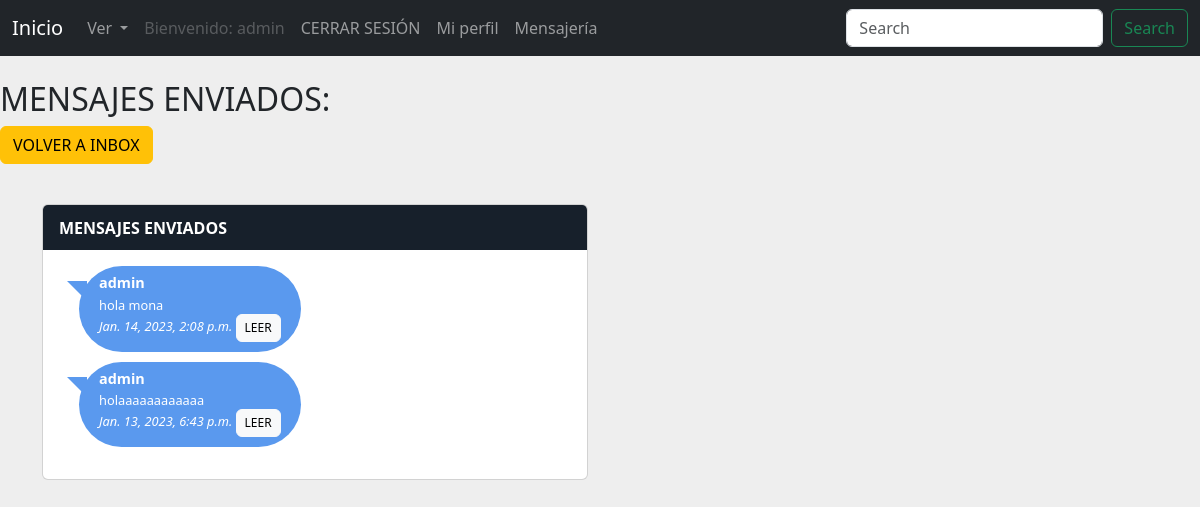
/Mensajeria/mensajesEnviados/ (signed in), run on the app's committed database.
### Mensajeria/models.py (models this page shows, shortened)
class Mensaje(models.Model):
    emisor = models.ForeignKey(User, on_delete=models.CASCADE, related_name='emisor')
    receptor = models.ForeignKey(User, on_delete=models.CASCADE, related_name='receptor')
    cuerpo = models.CharField(max_length=1000)
    leido = models.BooleanField(choices=LEIDO, default=False)
    fecha = models.DateTimeField(blank=True, null=True, default=datetime.now)

### Mensajeria/views.py (the view)
# urls.py: path("mensajesEnviados/", mensajesEnviados, name="mensajesEnviados"),
def mensajesEnviados(request):
    mensajes = Mensaje.objects.filter(emisor=request.user).order_by('-fecha')
    return render(request, 'mensajesEnviados.html', {'mensajes': mensajes})

### Mensajeria/templates/mensajesEnviados.html (shortened to what this page needs)
{% extends "AppCoder/padre.html" %}
{% load static %}
{% block contenido %}
{% load static %}
<link rel="stylesheet" href="{% static 'css/chat.css' %}">
<br>
<h2>MENSAJES ENVIADOS:</h2>
<a href="{% url 'mensajesRecibidos' %}" class="btn btn-warning">VOLVER A INBOX</a>
<div class="container content">
    <div class="row">
        <div class="col-xl-6 col-lg-6 col-md-6 col-sm-12 col-12">
        	<div class="card">
        		<div class="card-header">MENSAJES ENVIADOS</div>
        		<div class="card-body height3">
        			<ul class="chat-list">{% for mensaje in mensajes %}
        				<li class="in">
        					<div class="chat-body">
        						<div class="chat-message">
        							<h5>{{ mensaje.emisor }}</h5>
        							<p>{{ mensaje.cuerpo }}</p>
									<i>{{ mensaje.fecha }}</i>
									<a href="/Mensajeria/leerMensaje/{{ mensaje.id }}/" class="btn btn-light" style="--bs-btn-padding-y: .25rem; --bs-btn-padding-x: .5rem; --bs-btn-font-size: .75rem;">LEER</a>
									{% endfor %}
        						</div>
        					</div>
        				</li>
        			</ul>
        		</div>
        	</div>
        </div>
    </div>
</div>
{% endblock %}

### AppCoder/templates/AppCoder/padre.html (shortened to what this page needs)
<!doctype html>
<html lang="en">
  <head>
    <link href="https://cdn.jsdelivr.net/npm/bootstrap@5.3.0-alpha1/dist/css/bootstrap.min.css" rel="stylesheet">
  </head>
  <body>
    <nav class="navbar navbar-expand-lg navbar-dark bg-dark text-white">
      <div class="container-fluid">
        <a class="navbar-brand" href="{% url 'index' %}">Inicio</a>
        <div class="collapse navbar-collapse" id="navbarSupportedContent">
          <ul class="navbar-nav me-auto mb-2 mb-lg-0">
            <li class="nav-item dropdown">
              <a class="nav-link dropdown-toggle" href="#" role="button" data-bs-toggle="dropdown" aria-expanded="false">
                Ver
              </a>
            </li>
            <li class="nav-item">
              {% if user.is_authenticated %}
              <a class="nav-link disabled">Bienvenido: {{ user.username }}</a></li>
              <li class="nav-item"><a class="nav-link" href="{% url 'logout' %}">CERRAR SESIÓN</a></li>
              <li class="nav-item"><a class="nav-link" href="{% url 'verperfil' %}">Mi perfil</a></li>
              <li class="nav-item"><a class="nav-link" href="{% url 'mensajesRecibidos' %}">Mensajería</a></li>
              {% else %}
              <li class="nav-item"><a class="nav-link" href="{% url 'ingreso' %}">Ingresar</a> </li>
              <li class="nav-item"><a class="nav-link" href="{% url 'registro' %}">Registrarse</a> </li>
              {% endif %}
          </ul>
          <form class="d-flex" role="search" method="GET">
            <input class="form-control me-2" type="search" placeholder="Search" aria-label="Search" name="title">
            <button class="btn btn-outline-success" type="submit">Search</button>
          </form>
        </div>
      </div>
    </nav>
    {% block contenido %}
    {% endblock %}
  </body>
</html>

### Mensajeria/static/css/chat.css (style rules this page uses)
body { background:#eee; }
.chat-list { padding: 0; font-size: .8rem; }
.chat-list li { margin-bottom: 10px; overflow: auto; color: #ffffff; }
.chat-list .chat-message { -webkit-border-radius: 50px; -moz-border-radius: 50px; border-radius: 50px; background: #5a99ee; display: inline-block; padding: 10px 20px; position: relative; }
.chat-list .chat-message:before { content: ""; position: absolute; top: 15px; width: 0; height: 0; }
.chat-list .chat-message h5 { margin: 0 0 5px 0; font-weight: 600; line-height: 100%; font-size: .9rem; }
.chat-list .chat-message p { line-height: 18px; margin: 0; padding: 0; }
.chat-list .chat-body { margin-left: 20px; float: left; width: 70%; }
.chat-list .in .chat-message:before { left: -12px; border-bottom: 20px solid transparent; border-right: 20px solid #5a99ee; }
.card .card-header:first-child { -webkit-border-radius: 0.3rem 0.3rem 0 0; -moz-border-radius: 0.3rem 0.3rem 0 0; border-radius: 0.3rem 0.3rem 0 0; }
.card .card-header { background: #17202b; border: 0; font-size: 1rem; padding: .65rem 1rem; position: relative; font-weight: 600; color: #ffffff; }
.content { margin-top:40px; }

### data on the page
Mensaje: emisor "admin", cuerpo "hola mona", fecha "Jan. 14, 2023, 2:08 p.m."
Mensaje: emisor "admin", cuerpo "holaaaaaaaaaaaa", fecha "Jan. 13, 2023, 6:43 p.m."

### other printed values
{{ user.username }} "admin"
